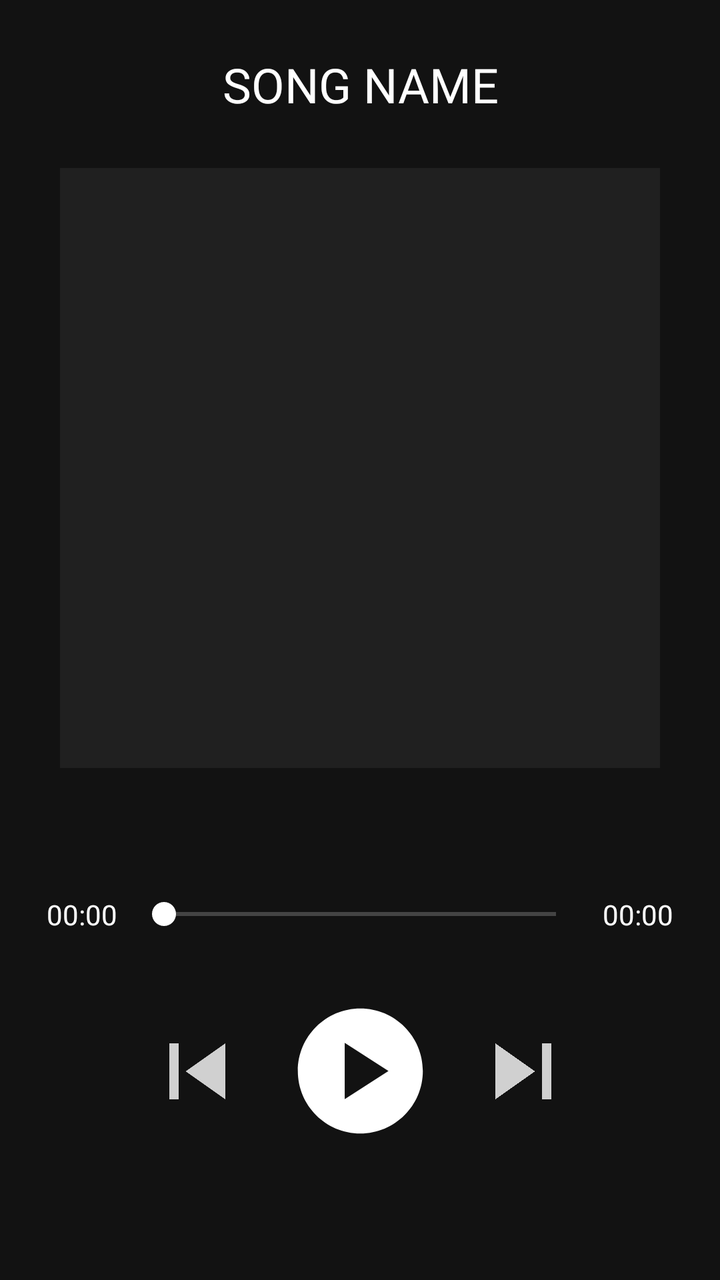
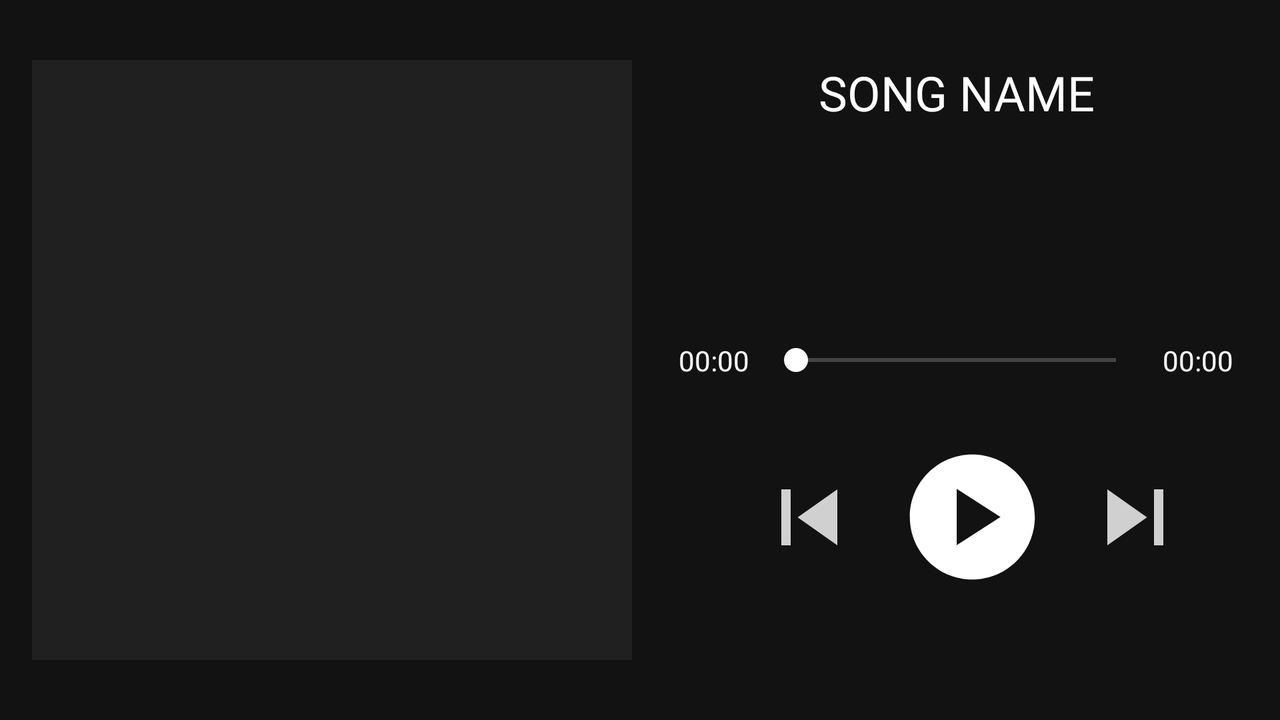

The same Android screen from two of the app's own layout files: first res/layout/ as a phone draws it, then the repository's variant for another configuration, drawn on a device whose configuration selects that folder. Both files follow.
<!-- AndroidManifest.xml: application theme AppTheme -->
<!-- res/layout/fragment_song.xml -->
<?xml version="1.0" encoding="utf-8"?>
<androidx.constraintlayout.widget.ConstraintLayout xmlns:android="http://schemas.android.com/apk/res/android"
                                                   xmlns:app="http://schemas.android.com/apk/res-auto"
                                                   xmlns:tools="http://schemas.android.com/tools"
                                                   android:layout_width="match_parent"
                                                   android:layout_height="match_parent"
                                                   tools:context=".ui.MainActivity">

    <com.google.android.material.textview.MaterialTextView
        android:id="@+id/tvSongName"
        android:layout_width="0dp"
        android:layout_height="wrap_content"
        android:gravity="center"
        android:text="SONG NAME"
        android:textSize="24sp"
        app:layout_constraintBottom_toTopOf="@+id/ivSongImage"
        app:layout_constraintEnd_toEndOf="parent"
        app:layout_constraintHorizontal_bias="0.5"
        app:layout_constraintStart_toStartOf="parent"
        app:layout_constraintTop_toTopOf="parent" />

    <ImageView
        android:id="@+id/ivSongImage"
        android:layout_width="300dp"
        android:layout_height="300dp"
        android:background="@color/darkBackground"
        app:layout_constraintBottom_toTopOf="@+id/guideline2"
        app:layout_constraintEnd_toEndOf="parent"
        app:layout_constraintHorizontal_bias="0.5"
        app:layout_constraintStart_toStartOf="parent" />

    <com.google.android.material.textview.MaterialTextView
        android:id="@+id/tvCurTime"
        android:layout_width="50dp"
        android:layout_height="wrap_content"
        android:layout_marginStart="16dp"
        android:gravity="center"
        android:text="00:00"
        android:textSize="14sp"
        app:layout_constraintBottom_toBottomOf="@+id/seekBar"
        app:layout_constraintStart_toStartOf="parent"
        app:layout_constraintTop_toTopOf="@+id/seekBar" />

    <SeekBar
        android:id="@+id/seekBar"
        android:layout_width="0dp"
        android:layout_height="18dp"
        app:layout_constraintEnd_toStartOf="@+id/tvSongDuration"
        app:layout_constraintStart_toEndOf="@+id/tvCurTime"
        app:layout_constraintTop_toTopOf="@+id/guideline3" />

    <com.google.android.material.textview.MaterialTextView
        android:id="@+id/tvSongDuration"
        android:layout_width="50dp"
        android:layout_height="wrap_content"
        android:layout_marginEnd="16dp"
        android:gravity="center"
        android:text="00:00"
        android:textSize="14sp"
        app:layout_constraintBottom_toBottomOf="@+id/seekBar"
        app:layout_constraintEnd_toEndOf="parent"
        app:layout_constraintTop_toTopOf="@+id/seekBar" />

    <ImageView
        android:id="@+id/ivPlayPauseDetail"
        android:layout_width="75dp"
        android:layout_height="75dp"
        android:layout_marginTop="32dp"
        android:src="@drawable/ic_play_circle"
        app:layout_constraintEnd_toEndOf="parent"
        app:layout_constraintHorizontal_bias="0.5"
        app:layout_constraintStart_toStartOf="parent"
        app:layout_constraintTop_toBottomOf="@+id/seekBar" />

    <ImageView
        android:id="@+id/ivSkipPrevious"
        android:layout_width="56dp"
        android:layout_height="56dp"
        android:layout_marginEnd="16dp"
        android:src="@drawable/ic_skip_previous"
        app:layout_constraintBottom_toBottomOf="@+id/ivPlayPauseDetail"
        app:layout_constraintEnd_toStartOf="@+id/ivPlayPauseDetail"
        app:layout_constraintTop_toTopOf="@+id/ivPlayPauseDetail" />

    <ImageView
        android:id="@+id/ivSkip"
        android:layout_width="56dp"
        android:layout_height="56dp"
        android:layout_marginStart="16dp"
        android:src="@drawable/ic_skip"
        app:layout_constraintBottom_toBottomOf="@+id/ivPlayPauseDetail"
        app:layout_constraintStart_toEndOf="@+id/ivPlayPauseDetail"
        app:layout_constraintTop_toTopOf="@+id/ivPlayPauseDetail" />

    <androidx.constraintlayout.widget.Guideline
        android:id="@+id/guideline2"
        android:layout_width="wrap_content"
        android:layout_height="wrap_content"
        android:orientation="horizontal"
        app:layout_constraintGuide_percent="0.6" />

    <androidx.constraintlayout.widget.Guideline
        android:id="@+id/guideline3"
        android:layout_width="wrap_content"
        android:layout_height="wrap_content"
        android:orientation="horizontal"
        app:layout_constraintGuide_percent="0.7" />

</androidx.constraintlayout.widget.ConstraintLayout>
<!-- resources referenced by this layout -->
<resources>
  <color name="darkBackground">#202020</color>
  <!-- drawable ic_play_circle (drawable) -->
  <vector xmlns:android="http://schemas.android.com/apk/res/android"
          android:width="24dp"
          android:height="24dp"
          android:tint="@android:color/white"
          android:viewportWidth="24"
          android:viewportHeight="24">
      <path
          android:fillColor="@android:color/white"
          android:pathData="M12,2C6.48,2 2,6.48 2,12s4.48,10 10,10s10,-4.48 10,-10S17.52,2 12,2zM9.5,16.5v-9l7,4.5L9.5,16.5z" />
  </vector>
  <!-- drawable ic_skip (drawable-anydpi) -->
  <vector xmlns:android="http://schemas.android.com/apk/res/android"
          android:width="24dp"
          android:height="24dp"
          android:alpha="0.8"
          android:tint="#FFFFFF"
          android:viewportWidth="24"
          android:viewportHeight="24">
      <path
          android:fillColor="@android:color/white"
          android:pathData="M6,18l8.5,-6L6,6v12zM16,6v12h2V6h-2z" />
  </vector>
  <!-- drawable ic_skip_previous (drawable-anydpi) -->
  <vector xmlns:android="http://schemas.android.com/apk/res/android"
          android:width="24dp"
          android:height="24dp"
          android:alpha="0.8"
          android:tint="#FFFFFF"
          android:viewportWidth="24"
          android:viewportHeight="24">
      <path
          android:fillColor="@android:color/white"
          android:pathData="M6,6h2v12L6,18zM9.5,12l8.5,6L18,6z" />
  </vector>
  <style name="AppTheme" parent="Theme.MaterialComponents">
          
          <item name="colorPrimary">@color/colorPrimary</item>
          <item name="colorPrimaryDark">@color/colorPrimaryDark</item>
          <item name="colorAccent">@color/colorAccent</item>
          <item name="android:textViewStyle">@style/PoppinsTextStyle</item>
          <item name="materialButtonStyle">@style/ButtonStyle</item>
          <item name="textInputStyle">@style/EditTextStyle</item>
      </style>
  <color name="colorPrimary">#08FF04</color>
  <color name="colorPrimaryDark">#3700B3</color>
  <color name="colorAccent">@android:color/white</color>
  <style name="PoppinsTextStyle" parent="android:Widget.TextView">
          <item name="fontFamily">@font/poppins_regular</item>
          <item name="android:textColor">@android:color/white</item>
      </style>
  <style name="ButtonStyle" parent="Widget.MaterialComponents.Button">
          <item name="fontFamily">@font/poppins_medium</item>
          <item name="cornerRadius">25dp</item>
      </style>
  <style name="EditTextStyle" parent="Widget.Design.TextInputLayout">
          <item name="backgroundTint">@android:color/white</item>
          <item name="cornerRadius">16dp</item>
          <item name="background">@color/colorAccent</item>
          <item name="android:textColor">@android:color/white</item>
          <item name="android:backgroundTint">@color/colorAccent</item>
      </style>
</resources>
<!-- res/layout-land/fragment_song.xml (the repository's variant of the layout above) -->
<!-- drawn on the phone turned sideways -->
<?xml version="1.0" encoding="utf-8"?>
<androidx.constraintlayout.widget.ConstraintLayout xmlns:android="http://schemas.android.com/apk/res/android"
                                                   xmlns:app="http://schemas.android.com/apk/res-auto"
                                                   xmlns:tools="http://schemas.android.com/tools"
                                                   android:layout_width="match_parent"
                                                   android:layout_height="match_parent"
                                                   tools:context=".ui.MainActivity">

    <com.google.android.material.textview.MaterialTextView
        android:id="@+id/tvSongName"
        android:layout_width="0dp"
        android:layout_height="wrap_content"
        android:gravity="center"
        android:text="SONG NAME"
        android:textSize="24sp"
        app:layout_constraintEnd_toEndOf="parent"
        app:layout_constraintHorizontal_bias="0.5"
        app:layout_constraintStart_toEndOf="@+id/ivSongImage"
        app:layout_constraintTop_toTopOf="@+id/ivSongImage" />

    <ImageView
        android:id="@+id/ivSongImage"
        android:layout_width="300dp"
        android:layout_height="300dp"
        android:layout_marginStart="16dp"
        android:background="@color/darkBackground"
        app:layout_constraintBottom_toBottomOf="parent"
        app:layout_constraintStart_toStartOf="parent"
        app:layout_constraintTop_toTopOf="parent" />

    <com.google.android.material.textview.MaterialTextView
        android:id="@+id/tvCurTime"
        android:layout_width="50dp"
        android:layout_height="wrap_content"
        android:layout_marginStart="16dp"
        android:gravity="center"
        android:text="00:00"
        android:textSize="14sp"
        app:layout_constraintBottom_toBottomOf="@+id/seekBar"
        app:layout_constraintStart_toEndOf="@+id/ivSongImage"
        app:layout_constraintTop_toTopOf="@+id/seekBar" />

    <SeekBar
        android:id="@+id/seekBar"
        android:layout_width="0dp"
        android:layout_height="18dp"
        app:layout_constraintBottom_toBottomOf="parent"
        app:layout_constraintEnd_toStartOf="@+id/tvSongDuration"
        app:layout_constraintStart_toEndOf="@+id/tvCurTime"
        app:layout_constraintTop_toTopOf="parent" />

    <com.google.android.material.textview.MaterialTextView
        android:id="@+id/tvSongDuration"
        android:layout_width="50dp"
        android:layout_height="wrap_content"
        android:layout_marginEnd="16dp"
        android:gravity="center"
        android:text="00:00"
        android:textSize="14sp"
        app:layout_constraintBottom_toBottomOf="@+id/seekBar"
        app:layout_constraintEnd_toEndOf="parent"
        app:layout_constraintTop_toTopOf="@+id/seekBar" />

    <ImageView
        android:id="@+id/ivPlayPauseDetail"
        android:layout_width="75dp"
        android:layout_height="75dp"
        android:layout_marginTop="32dp"
        android:src="@drawable/ic_play_circle"
        app:layout_constraintEnd_toEndOf="parent"
        app:layout_constraintStart_toStartOf="@+id/tvCurTime"
        app:layout_constraintTop_toBottomOf="@+id/seekBar" />

    <ImageView
        android:id="@+id/ivSkipPrevious"
        android:layout_width="56dp"
        android:layout_height="56dp"
        android:layout_marginEnd="16dp"
        android:src="@drawable/ic_skip_previous"
        app:layout_constraintBottom_toBottomOf="@+id/ivPlayPauseDetail"
        app:layout_constraintEnd_toStartOf="@+id/ivPlayPauseDetail"
        app:layout_constraintTop_toTopOf="@+id/ivPlayPauseDetail" />

    <ImageView
        android:id="@+id/ivSkip"
        android:layout_width="56dp"
        android:layout_height="56dp"
        android:layout_marginStart="16dp"
        android:src="@drawable/ic_skip"
        app:layout_constraintBottom_toBottomOf="@+id/ivPlayPauseDetail"
        app:layout_constraintStart_toEndOf="@+id/ivPlayPauseDetail"
        app:layout_constraintTop_toTopOf="@+id/ivPlayPauseDetail" />

    <androidx.constraintlayout.widget.Guideline
        android:id="@+id/guideline2"
        android:layout_width="wrap_content"
        android:layout_height="wrap_content"
        android:orientation="horizontal"
        app:layout_constraintGuide_percent="0.6" />

    <androidx.constraintlayout.widget.Guideline
        android:id="@+id/guideline3"
        android:layout_width="wrap_content"
        android:layout_height="wrap_content"
        android:orientation="horizontal"
        app:layout_constraintGuide_percent="0.7" />

</androidx.constraintlayout.widget.ConstraintLayout>
